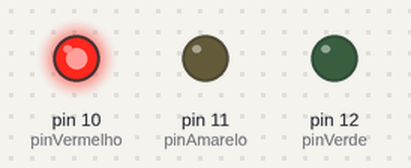
Recording of a sketch running on a simulated Arduino Uno, built with avr-gcc and run on an emulated ATmega328P. Shown: output pins drawn as LEDs (lit = HIGH).

Above: at 2.5 s.
At 6.0 s:
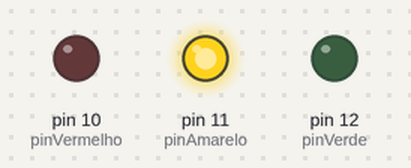
At 9.0 s:
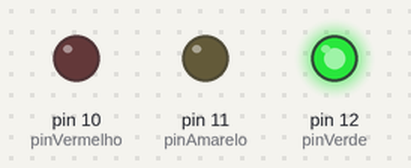
Timing chart, 0 to 14.3 s (numbered marks = the images above):
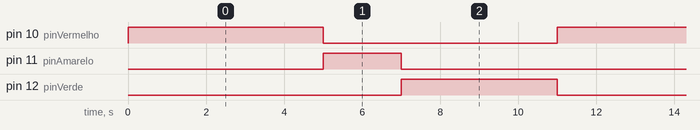

The sketch:

semaforo.ino
```cpp
int pinVermelho = 10;
int pinAmarelo = 11;
int pinVerde = 12;


void setup() {

  pinMode(pinVermelho, OUTPUT);
  pinMode(pinAmarelo, OUTPUT);
  pinMode(pinVerde, OUTPUT);
}

void loop() {
  controlaVermelho();
  controlaAmarelo();
  controlaVerde();

}

int controlaVermelho() {
  digitalWrite(pinVermelho, HIGH);
  delay(5000);
  digitalWrite(pinVermelho, LOW);

  return 0;
}

int controlaAmarelo() {

  digitalWrite(pinAmarelo, HIGH);
  delay(2000);
  digitalWrite(pinAmarelo, LOW);

  return 0;
}

int controlaVerde() {

  digitalWrite(pinVerde, HIGH);
  delay(4000);
  digitalWrite(pinVerde, LOW);

  return 0;
}
```

Measured:
- by itself, pin 10 (pinVermelho): alternates HIGH for 5.0 s and LOW for 6.0 s
- by itself, pin 11 (pinAmarelo): alternates HIGH for 2.0 s and LOW for 9.0 s
- by itself, pin 12 (pinVerde): alternates HIGH for 4.0 s and LOW for 7.0 s
